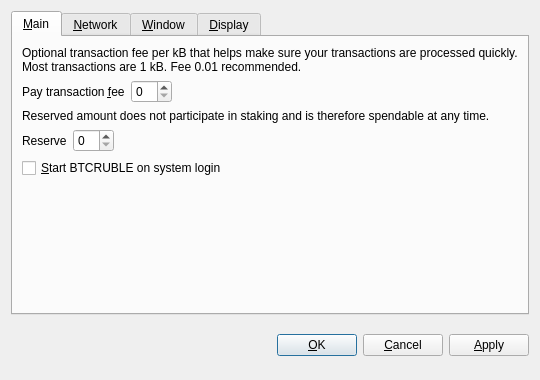
<?xml version="1.0" encoding="UTF-8"?>
<ui version="4.0">
 <class>OptionsDialog</class>
 <widget class="QDialog" name="OptionsDialog">
  <property name="geometry">
   <rect>
    <x>0</x>
    <y>0</y>
    <width>540</width>
    <height>380</height>
   </rect>
  </property>
  <property name="windowTitle">
   <string>Options</string>
  </property>
  <property name="modal">
   <bool>true</bool>
  </property>
  <layout class="QVBoxLayout" name="verticalLayout">
   <item>
    <widget class="QTabWidget" name="tabWidget">
     <property name="tabPosition">
      <enum>QTabWidget::North</enum>
     </property>
     <property name="currentIndex">
      <number>0</number>
     </property>
     <widget class="QWidget" name="tabMain">
      <attribute name="title">
       <string>&amp;Main</string>
      </attribute>
      <layout class="QVBoxLayout" name="verticalLayout_Main">
       <item>
        <widget class="QLabel" name="transactionFeeInfoLabel">
         <property name="text">
          <string>Optional transaction fee per kB that helps make sure your transactions are processed quickly. Most transactions are 1 kB. Fee 0.01 recommended.</string>
         </property>
         <property name="textFormat">
          <enum>Qt::PlainText</enum>
         </property>
         <property name="wordWrap">
          <bool>true</bool>
         </property>
        </widget>
       </item>
       <item>
        <layout class="QHBoxLayout" name="horizontalLayoutFee">
         <item>
          <widget class="QLabel" name="transactionFeeLabel">
           <property name="text">
            <string>Pay transaction &amp;fee</string>
           </property>
           <property name="textFormat">
            <enum>Qt::PlainText</enum>
           </property>
           <property name="buddy">
            <cstring>transactionFee</cstring>
           </property>
          </widget>
         </item>
         <item>
          <widget class="BitcoinAmountField" name="transactionFee"/>
         </item>
         <item>
          <spacer name="horizontalSpacerFee">
           <property name="orientation">
            <enum>Qt::Horizontal</enum>
           </property>
           <property name="sizeHint" stdset="0">
            <size>
             <width>40</width>
             <height>20</height>
            </size>
           </property>
          </spacer>
         </item>
        </layout>
       </item>
       <item>
        <widget class="QLabel" name="reserveBalanceInfoLabel">
         <property name="text">
          <string>Reserved amount does not participate in staking and is therefore spendable at any time.</string>
         </property>
         <property name="textFormat">
          <enum>Qt::PlainText</enum>
         </property>
         <property name="wordWrap">
          <bool>true</bool>
         </property>
        </widget>
       </item>
       <item>
        <layout class="QHBoxLayout" name="horizontalLayoutReserveBalance">
         <item>
          <widget class="QLabel" name="reserveBalanceLabel">
           <property name="text">
            <string>Reserve</string>
           </property>
           <property name="textFormat">
            <enum>Qt::PlainText</enum>
           </property>
           <property name="buddy">
            <cstring>reserveBalance</cstring>
           </property>
          </widget>
         </item>
         <item>
          <widget class="BitcoinAmountField" name="reserveBalance"/>
         </item>
         <item>
          <spacer name="horizontalSpacerReserveBalance">
           <property name="orientation">
            <enum>Qt::Horizontal</enum>
           </property>
           <property name="sizeHint" stdset="0">
            <size>
             <width>40</width>
             <height>20</height>
            </size>
           </property>
          </spacer>
         </item>
        </layout>
       </item>
       <item>
        <widget class="QCheckBox" name="bitcoinAtStartup">
         <property name="toolTip">
          <string>Automatically start BTCRUBLE after logging in to the system.</string>
         </property>
         <property name="text">
          <string>&amp;Start BTCRUBLE on system login</string>
         </property>
        </widget>
       </item>
       <item>
        <spacer name="verticalSpacer_Main">
         <property name="orientation">
          <enum>Qt::Vertical</enum>
         </property>
         <property name="sizeHint" stdset="0">
          <size>
           <width>20</width>
           <height>40</height>
          </size>
         </property>
        </spacer>
       </item>
      </layout>
     </widget>
     <widget class="QWidget" name="tabNetwork">
      <attribute name="title">
       <string>&amp;Network</string>
      </attribute>
      <layout class="QVBoxLayout" name="verticalLayout_Network">
       <item>
        <widget class="QCheckBox" name="mapPortUpnp">
         <property name="toolTip">
          <string>Automatically open the BTCRUBLE client port on the router. This only works when your router supports UPnP and it is enabled.</string>
         </property>
         <property name="text">
          <string>Map port using &amp;UPnP</string>
         </property>
        </widget>
       </item>
       <item>
        <widget class="QCheckBox" name="connectSocks">
         <property name="toolTip">
          <string>Connect to the BTCRUBLE network through a SOCKS proxy (e.g. when connecting through Tor).</string>
         </property>
         <property name="text">
          <string>&amp;Connect through SOCKS proxy:</string>
         </property>
        </widget>
       </item>
       <item>
        <layout class="QHBoxLayout" name="horizontalLayout_Network">
         <item>
          <widget class="QLabel" name="proxyIpLabel">
           <property name="text">
            <string>Proxy &amp;IP:</string>
           </property>
           <property name="textFormat">
            <enum>Qt::PlainText</enum>
           </property>
           <property name="buddy">
            <cstring>proxyIp</cstring>
           </property>
          </widget>
         </item>
         <item>
          <widget class="QValidatedLineEdit" name="proxyIp">
           <property name="maximumSize">
            <size>
             <width>140</width>
             <height>16777215</height>
            </size>
           </property>
           <property name="toolTip">
            <string>IP address of the proxy (e.g. 127.0.0.1)</string>
           </property>
          </widget>
         </item>
         <item>
          <widget class="QLabel" name="proxyPortLabel">
           <property name="text">
            <string>&amp;Port:</string>
           </property>
           <property name="textFormat">
            <enum>Qt::PlainText</enum>
           </property>
           <property name="buddy">
            <cstring>proxyPort</cstring>
           </property>
          </widget>
         </item>
         <item>
          <widget class="QLineEdit" name="proxyPort">
           <property name="maximumSize">
            <size>
             <width>55</width>
             <height>16777215</height>
            </size>
           </property>
           <property name="toolTip">
            <string>Port of the proxy (e.g. 9050)</string>
           </property>
          </widget>
         </item>
         <item>
          <widget class="QLabel" name="socksVersionLabel">
           <property name="text">
            <string>SOCKS &amp;Version:</string>
           </property>
           <property name="textFormat">
            <enum>Qt::PlainText</enum>
           </property>
           <property name="buddy">
            <cstring>socksVersion</cstring>
           </property>
          </widget>
         </item>
         <item>
          <widget class="QValueComboBox" name="socksVersion">
           <property name="toolTip">
            <string>SOCKS version of the proxy (e.g. 5)</string>
           </property>
          </widget>
         </item>
         <item>
          <spacer name="horizontalSpacer_Network">
           <property name="orientation">
            <enum>Qt::Horizontal</enum>
           </property>
           <property name="sizeHint" stdset="0">
            <size>
             <width>40</width>
             <height>20</height>
            </size>
           </property>
          </spacer>
         </item>
        </layout>
       </item>
       <item>
        <spacer name="verticalSpacer_Network">
         <property name="orientation">
          <enum>Qt::Vertical</enum>
         </property>
         <property name="sizeHint" stdset="0">
          <size>
           <width>20</width>
           <height>40</height>
          </size>
         </property>
        </spacer>
       </item>
      </layout>
     </widget>
     <widget class="QWidget" name="tabWindow">
      <attribute name="title">
       <string>&amp;Window</string>
      </attribute>
      <layout class="QVBoxLayout" name="verticalLayout_Window">
       <item>
        <widget class="QCheckBox" name="minimizeToTray">
         <property name="toolTip">
          <string>Show only a tray icon after minimizing the window.</string>
         </property>
         <property name="text">
          <string>&amp;Minimize to the tray instead of the taskbar</string>
         </property>
        </widget>
       </item>
       <item>
        <widget class="QCheckBox" name="minimizeOnClose">
         <property name="toolTip">
          <string>Minimize instead of exit the application when the window is closed. When this option is enabled, the application will be closed only after selecting Quit in the menu.</string>
         </property>
         <property name="text">
          <string>M&amp;inimize on close</string>
         </property>
        </widget>
       </item>
       <item>
        <spacer name="verticalSpacer_Window">
         <property name="orientation">
          <enum>Qt::Vertical</enum>
         </property>
         <property name="sizeHint" stdset="0">
          <size>
           <width>20</width>
           <height>40</height>
          </size>
         </property>
        </spacer>
       </item>
      </layout>
     </widget>
     <widget class="QWidget" name="tabDisplay">
      <attribute name="title">
       <string>&amp;Display</string>
      </attribute>
      <layout class="QVBoxLayout" name="verticalLayout_Display">
       <item>
        <layout class="QHBoxLayout" name="horizontalLayout_1_Display">
         <item>
          <widget class="QLabel" name="langLabel">
           <property name="text">
            <string>User Interface &amp;language:</string>
           </property>
           <property name="textFormat">
            <enum>Qt::PlainText</enum>
           </property>
           <property name="buddy">
            <cstring>lang</cstring>
           </property>
          </widget>
         </item>
         <item>
          <widget class="QValueComboBox" name="lang">
           <property name="toolTip">
            <string>The user interface language can be set here. This setting will take effect after restarting BTCRUBLE.</string>
           </property>
          </widget>
         </item>
        </layout>
       </item>
       <item>
        <layout class="QHBoxLayout" name="horizontalLayout_2_Display">
         <item>
          <widget class="QLabel" name="unitLabel">
           <property name="text">
            <string>&amp;Unit to show amounts in:</string>
           </property>
           <property name="textFormat">
            <enum>Qt::PlainText</enum>
           </property>
           <property name="buddy">
            <cstring>unit</cstring>
           </property>
          </widget>
         </item>
         <item>
          <widget class="QValueComboBox" name="unit">
           <property name="toolTip">
            <string>Choose the default subdivision unit to show in the interface and when sending coins.</string>
           </property>
          </widget>
         </item>
        </layout>
       </item>
       <item>
        <widget class="QCheckBox" name="displayAddresses">
         <property name="toolTip">
          <string>Whether to show BTCRUBLE addresses in the transaction list or not.</string>
         </property>
         <property name="text">
          <string>&amp;Display addresses in transaction list</string>
         </property>
        </widget>
       </item>
       <item>
        <widget class="QCheckBox" name="coinControlFeatures">
         <property name="toolTip">
          <string>Whether to show coin control features or not.</string>
         </property>
         <property name="text">
          <string>Display coin &amp;control features (experts only!)</string>
         </property>
        </widget>
       </item>
       <item>
        <spacer name="verticalSpacer_Display">
         <property name="orientation">
          <enum>Qt::Vertical</enum>
         </property>
         <property name="sizeHint" stdset="0">
          <size>
           <width>20</width>
           <height>40</height>
          </size>
         </property>
        </spacer>
       </item>
      </layout>
     </widget>
    </widget>
   </item>
   <item>
    <layout class="QHBoxLayout" name="horizontalLayout_Buttons">
     <item>
      <spacer name="horizontalSpacer_1">
       <property name="orientation">
        <enum>Qt::Horizontal</enum>
       </property>
       <property name="sizeHint" stdset="0">
        <size>
         <width>40</width>
         <height>48</height>
        </size>
       </property>
      </spacer>
     </item>
     <item>
      <widget class="QLabel" name="statusLabel">
       <property name="font">
        <font>
         <weight>75</weight>
         <bold>true</bold>
        </font>
       </property>
       <property name="text">
        <string/>
       </property>
       <property name="textFormat">
        <enum>Qt::PlainText</enum>
       </property>
       <property name="wordWrap">
        <bool>true</bool>
       </property>
      </widget>
     </item>
     <item>
      <spacer name="horizontalSpacer_2">
       <property name="orientation">
        <enum>Qt::Horizontal</enum>
       </property>
       <property name="sizeHint" stdset="0">
        <size>
         <width>40</width>
         <height>48</height>
        </size>
       </property>
      </spacer>
     </item>
     <item>
      <widget class="QPushButton" name="okButton">
       <property name="text">
        <string>&amp;OK</string>
       </property>
      </widget>
     </item>
     <item>
      <widget class="QPushButton" name="cancelButton">
       <property name="text">
        <string>&amp;Cancel</string>
       </property>
       <property name="autoDefault">
        <bool>false</bool>
       </property>
      </widget>
     </item>
     <item>
      <widget class="QPushButton" name="applyButton">
       <property name="text">
        <string>&amp;Apply</string>
       </property>
       <property name="autoDefault">
        <bool>false</bool>
       </property>
      </widget>
     </item>
    </layout>
   </item>
  </layout>
 </widget>
 <customwidgets>
  <customwidget>
   <class>BitcoinAmountField</class>
   <extends>QSpinBox</extends>
   <header>bitcoinamountfield.h</header>
  </customwidget>
  <customwidget>
   <class>QValueComboBox</class>
   <extends>QComboBox</extends>
   <header>qvaluecombobox.h</header>
  </customwidget>
  <customwidget>
   <class>QValidatedLineEdit</class>
   <extends>QLineEdit</extends>
   <header>qvalidatedlineedit.h</header>
  </customwidget>
 </customwidgets>
 <resources/>
 <connections/>
</ui>
